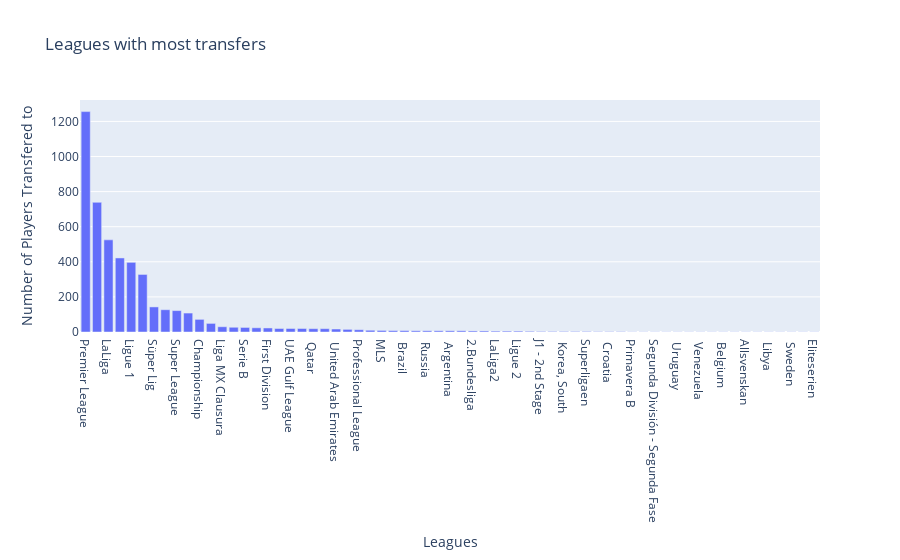

Source (notebook cell):
### Markdown cell above
Transfer fees for players are higher than their market value.

### Code cell
fig = px.bar(df, x=df['League_to'].value_counts().keys(), y=df['League_to'].value_counts(), title='Leagues with most transfers',labels=dict(y="Number of Players Transfered to",x = "Leagues"))
fig.show()

### Figure 1 — Plotly figure (JSON) as saved in the notebook; plotly's stock layout.template omitted (floating-point values rounded to 4 significant figures)
{"data": [{"alignmentgroup": "True", "hovertemplate": "Leagues=%{x}<br>Number of Players Transfered to=%{y}<extra></extra>", "legendgroup": "", "marker": {"color": "#636efa", "pattern": {"shape": ""}}, "name": "", "offsetgroup": "", "orientation": "v", "showlegend": false, "textposition": "auto", "type": "bar", "x": ["Premier League", "Serie A", "LaLiga", "1.Bundesliga", "Ligue 1", "Premier Liga", "Süper Lig", "Liga NOS", "Super League", "Eredivisie", "Championship", "Série A", "Liga MX Clausura", "Jupiler Pro League", "Serie B", " England", "First Division", "Premiership", "UAE Gulf League", " Scotland", " Qatar", "Stars League", " United Arab Emirates", " Mexico", "Professional League", "Torneo Final", "MLS", "Bundesliga", " Brazil", "J1 League", " Russia", "Liga MX Apertura", " Argentina", " Portugal", "2.Bundesliga", " Saudi Arabia", "LaLiga2", "League One", "Ligue 2", "Primera División", "J1 - 2nd Stage", " China", " Korea, South", "Serie C - B", "Superligaen", "Second Division (bis 03/04)", " Croatia", "J2 League", "Primavera B", " Wales", "Segunda División - Segunda Fase", "Ledman Liga Pro", " Uruguay", " Israel", " Venezuela", " Bulgaria", " Belgium", "SuperLiga", "Allsvenskan", " Czech Republic", " Libya", " Romania", " Sweden", " Denmark", "Eliteserien"], "xaxis": "x", "y": [1256, 739, 525, 422, 397, 328, 143, 127, 122, 108, 72, 49, 30, 27, 26, 24, 23, 20, 20, 20, 19, 19, 17, 15, 13, 10, 9, 8, 8, 7, 7, 7, 7, 7, 6, 6, 5, 5, 5, 4, 3, 3, 3, 3, 3, 2, 2, 2, 1, 1, 1, 1, 1, 1, 1, 1, 1, 1, 1, 1, 1, 1, 1, 1, 1], "yaxis": "y"}], "layout": {"barmode": "relative", "legend": {"tracegroupgap": 0}, "title": {"text": "Leagues with most transfers"}, "xaxis": {"anchor": "y", "domain": [0, 1], "title": {"text": "Leagues"}}, "yaxis": {"anchor": "x", "domain": [0, 1], "title": {"text": "Number of Players Transfered to"}}}}
